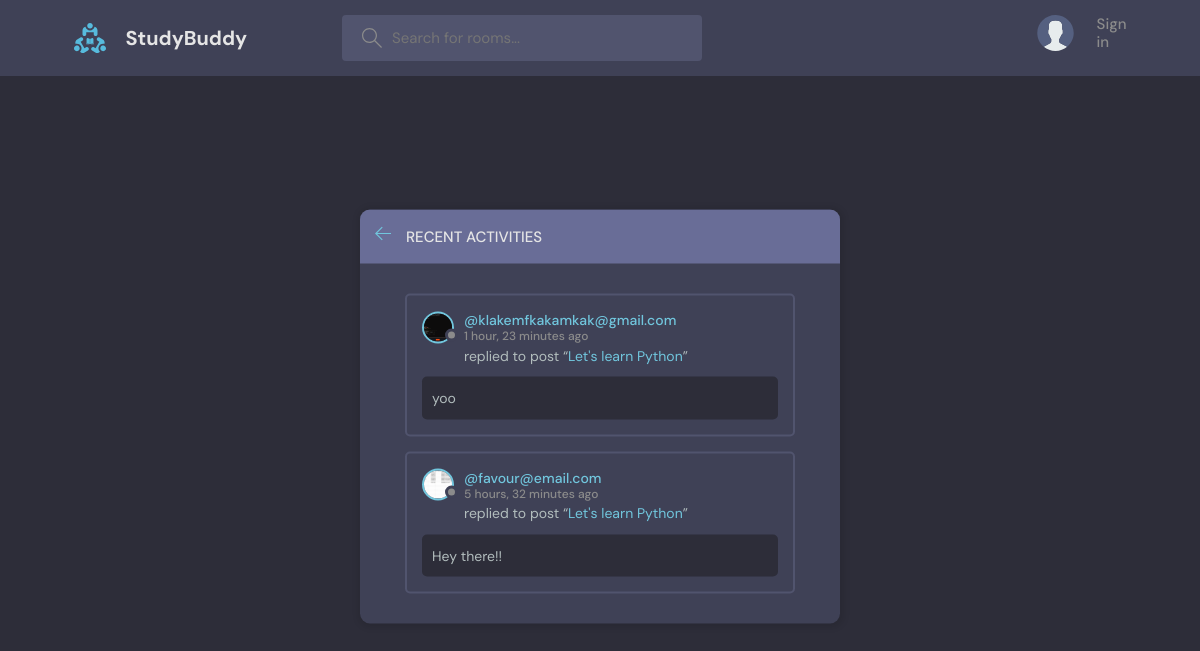
The page /activity/ on the database as committed earlier.
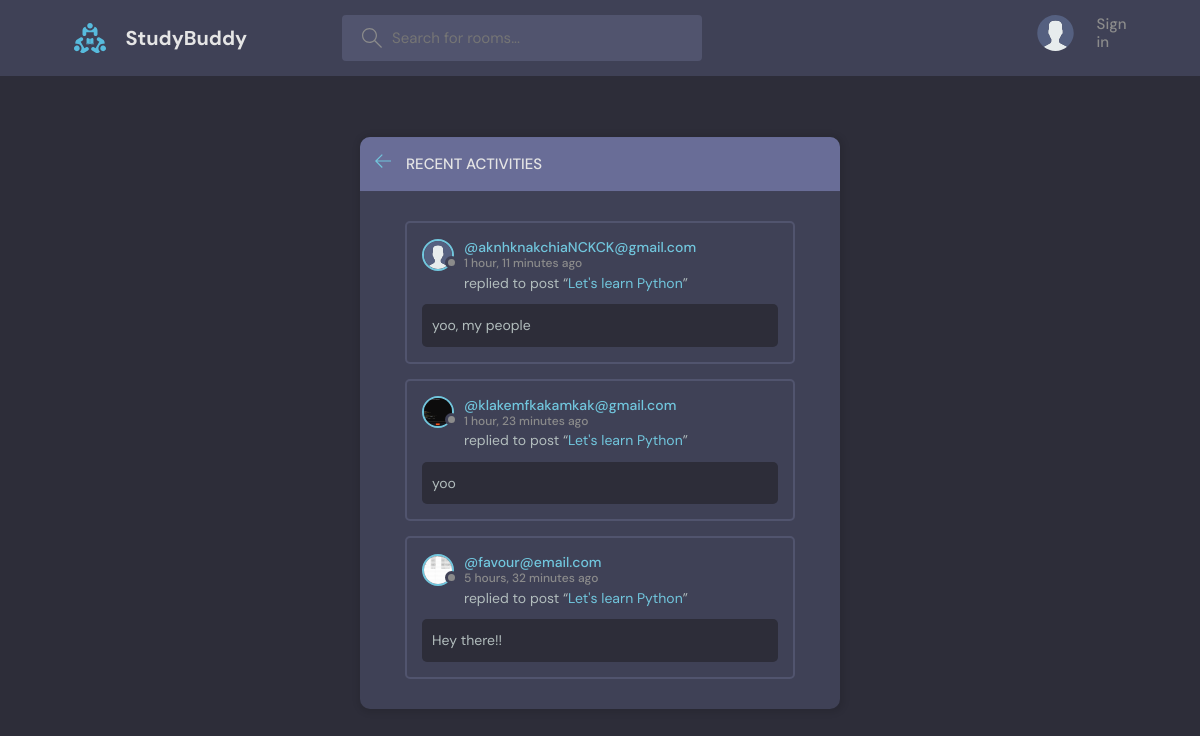
The same page on the database as committed later.
### base/models.py (models this page shows)
class Message(models.Model):
  user = models.ForeignKey(User, on_delete=models.CASCADE)
  room = models.ForeignKey(Room, on_delete=models.CASCADE)
  body = models.TextField()
  updated = models.DateTimeField(auto_now=True)
  created = models.DateTimeField(auto_now_add=True)
  class Meta:
    ordering = ['-updated', '-created']
  def __str__(self):
    return self.body[0:50]

class User(AbstractUser):
  name = models.CharField(max_length=200, null=True)
  email = models.EmailField(null=True, unique=True)
  bio = models.TextField(null=True)
  avatar = models.ImageField(null=True, default="avatar.svg")
  USERNAME_FIELD = 'email'
  REQUIRED_FIELDS = []

class Room(models.Model):
  host = models.ForeignKey(User, on_delete=models.SET_NULL, null=True)
  topic = models.ForeignKey(Topic, on_delete=models.SET_NULL, null=True)
  name = models.CharField(max_length=200)
  description = models.TextField(null=True, blank=True)
  participants = models.ManyToManyField(User, related_name="participants", blank=True)
  updated = models.DateTimeField(auto_now=True)
  created = models.DateTimeField(auto_now_add=True)
  class Meta:
    ordering = ['-updated', '-created']
  def __str__(self):
    return self.name

### base/views.py (the view)
# urls.py: path('activity/', views.activityPage, name='activity'),
def activityPage(request):
  room_messages = Message.objects.all()
  return render(request, 'base/activity.html', {'room_messages': room_messages})

### base/templates/base/activity.html (shortened to what this page needs)
{% extends 'main.html' %} {% block content %}
<main class="layout">
  <div class="container">
    <div class="layout__box">
      <div class="layout__boxHeader">
        <div class="layout__boxTitle">
          <a href="{% url 'home' %}">
            <svg
              version="1.1"
              xmlns="http://www.w3.org/2000/svg"
              width="32"
              height="32"
              viewBox="0 0 32 32"
            >
              <title>arrow-left</title>
              <path
                d="M13.723 2.286l-13.723 13.714 13.719 13.714 1.616-1.611-10.96-10.96h27.625v-2.286h-27.625l10.965-10.965-1.616-1.607z"
              ></path>
            </svg>
          </a>
          <h3>Recent Activities</h3>
        </div>
      </div>
      <div class="activities-page layout__body">
        {% for message in room_messages %}
        <div class="activities__box">
          <div class="activities__boxHeader roomListRoom__header">
            <a
              href="{% url 'user-profile' message.user.id %}"
              class="roomListRoom__author"
            >
              <div class="avatar avatar--small">
                <img src="{{message.user.avatar.url}}" />
              </div>
              <p>
                @{{message.user}}
                <span>{{message.created |timesince}} ago</span>
              </p>
            </a>
          </div>
          <div class="activities__boxContent">
            <p>
              replied to post “<a href="{% url 'room' message.room.id %}"
                >{{message.room}}</a
              >”
            </p>
            <div class="activities__boxRoomContent">{{message}}</div>
          </div>
        </div>
        {% endfor %}
      </div>
    </div>
  </div>
</main>
{% endblock content %}

Rows that differ between the two databases and show on the page:
added Message: user.avatar (placeholder picture), user "aknhknakchiaNCKCK@gmail.com", created "1 hour, 11 minutes", room "Let's learn Python", body "yoo, my people"
